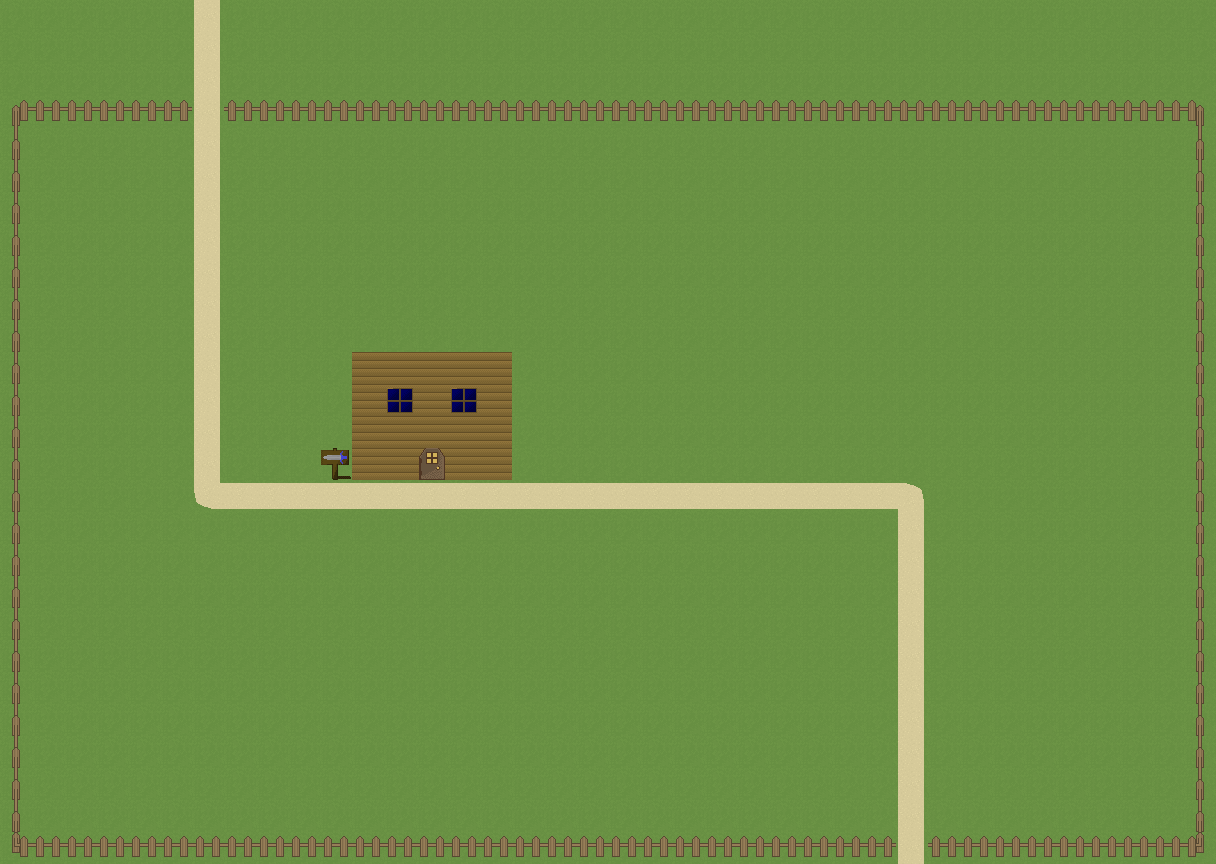

A level layout from a 2D game, rendered from its tile map. Below: a short description, then the map file with tile-grid data replaced by summaries:
An orthogonal 38x27 tile map with 32x32 px tiles, 2 tile layers (Terrain, Houses), 2 tilesets and 3 objects (2x Trigger, Spawn).

<map version="1.0" orientation="orthogonal" width="38" height="27" tilewidth="32" tileheight="32">
 <tileset firstgid="1" source="tilesets/terrain.tsx" />
 <tileset firstgid="465" source="tilesets/town.tsx" />
 <layer name="Terrain" width="38" height="27">
  <properties>
   <property name="visible" value="true" />
  </properties>
  <data>[1026 cells, 1026 non-empty, 5 distinct tile ids]</data>
 </layer>
 <objectgroup name="Object Layer 1" width="38" height="27" />
 <layer name="Houses" width="38" height="27">
  <properties>
   <property name="visible" value="true" />
  </properties>
  <data>[1026 cells, 142 non-empty, 11 distinct tile ids]</data>
 </layer>
 <objectgroup name="Triggers" width="38" height="27">
  <object type="Trigger" x="416" y="448" width="32" height="32">
   <properties>
    <property name="map_name" value="shop1" />
    <property name="trigger_type" value="load_map" />
   </properties>
  </object>
  <object name="Level1" type="Trigger" x="896" y="832" width="32" height="32">
   <properties>
    <property name="map_name" value="level1" />
    <property name="trigger_type" value="load_map" />
   </properties>
  </object>
 </objectgroup>
 <objectgroup name="Spawns" width="38" height="27">
  <object name="1" type="Spawn" x="192" y="128" width="32" height="32">
   <properties>
    <property name="faction" value="Player" />
    <property name="name" value="1" />
   </properties>
  </object>
 </objectgroup>
</map>
